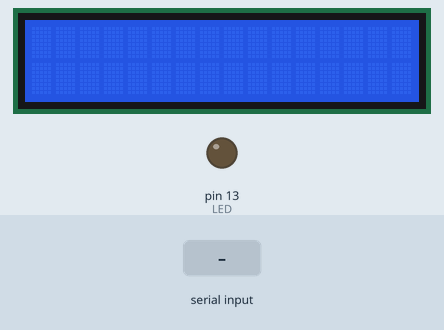
Simulated run of this sketch. Board: Arduino Uno, built with avr-gcc and run on an emulated ATmega328P. On the bench: 16×2 character LCD, output pins drawn as LEDs (lit = HIGH). The test bench sets the inputs (shaded band). What the sketch prints to the serial monitor is not drawn.

Above: at 1.2 s.
1.3 s: "1" received over Serial
At 2.1 s:
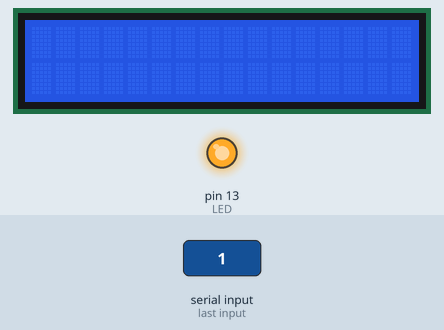
4.1 s: "0" received over Serial
At 6.1 s:
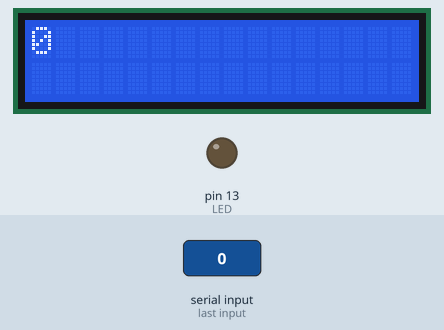
6.9 s: "2" received over Serial
At 9.4 s:
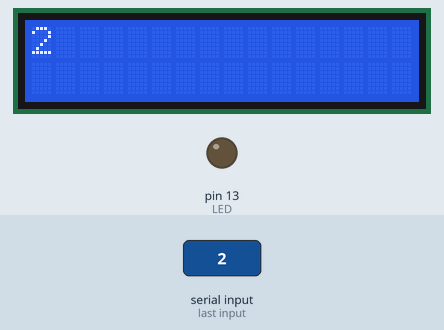
Timing chart, 0 to 10.9 s (numbered marks = the images above; inputs shaded):
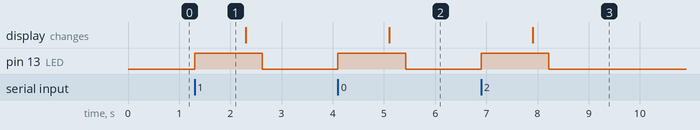

Measured:
- after the input at 1.3 s, pin 13 (LED): LOW → HIGH at once, → LOW 1.3 s later
- after the input at 4.1 s, pin 13 (LED): LOW → HIGH at once, → LOW 1.3 s later; the display: changes after 1.0 s (image 2)
- after the input at 6.9 s, pin 13 (LED): LOW → HIGH at once, → LOW 1.3 s later; the display: changes after 1.0 s (image 3)

The sketch:

binance2arduino.ino
```cpp
/*
   Este sketch recibe la información enviada por la aplicación Binance2Arduino hecha en Gambas3
   y la despliega en un display LCD (16x2) con interfaz I2C.
   También hay conectado un LED en el pin 13 que se enciende al recibir información del puerto serie
   Para descargar la aplicación y obtener más información visita el blog:
   https://thenerdyapprentice.blogspot.com/ y deja un comentario!
   The Nerdy Apprentice
*/

// Incluimos las librerías necesarias para el LCD
#include <Wire.h>
#include <LiquidCrystal_I2C.h>

const int LED = 13;

//Seteamos la dirección del LCD -> En mi caso 0x27
LiquidCrystal_I2C lcd(0x27, 2, 1, 0, 4, 5, 6, 7, 3, POSITIVE);

void setup() {
  pinMode(LED, OUTPUT);
  digitalWrite(LED, LOW);
  Serial.begin(9600); // Iniciamos el puerto serie
  Serial.println("Hola desde el Arduino!"); // Enviamos mensaje de saludo a la PC

  lcd.begin(16, 2); // Inicializamos el LCD
  lcd.backlight(); // Encendemos la luz de fondo

}

void loop() {

  if (Serial.available()) { // Si el puerto Serial está disponible...
    digitalWrite(LED, HIGH); // Encendemos el LED
    String data = Serial.readString(); // Leemos lo que llega y lo guardamos en la variable data
    // Dividimos los datos recibidos, la PC enviará todos los datos juntos
    String data1 = data.substring(0, 16);
    String data2 = data.substring(16, 32);
    lcd.setCursor(0, 0); // Seteamos la ubicación del cursor en el LCD
    lcd.print(data1); // Mostramos la informacion en el LCD
    Serial.println(data1); // Devuelve la información recibida a la PC.
    delay(320);
    lcd.setCursor(0, 1);
    lcd.print(data2);
    Serial.println(data2); // Devuelve la información recibida a la PC.
  }

  digitalWrite(LED, LOW); // Apagamos el LED (mientras no estemos recibiendo información
}
```
